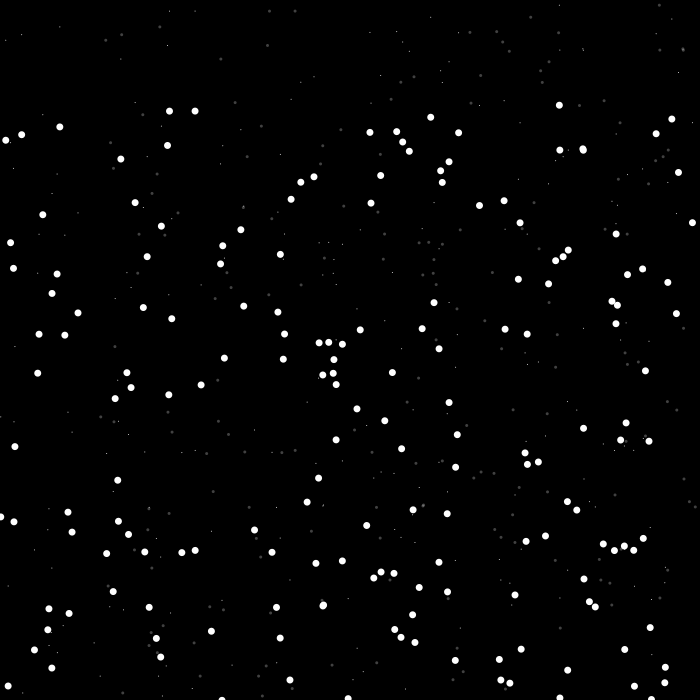
Frame 1 (no input)
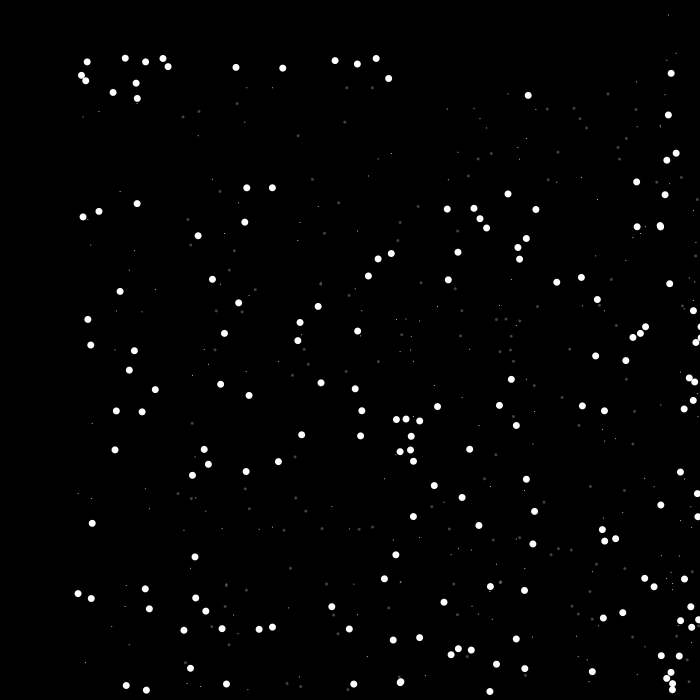
Frame 60 (the mouse pressed at the canvas centre just before this capture)
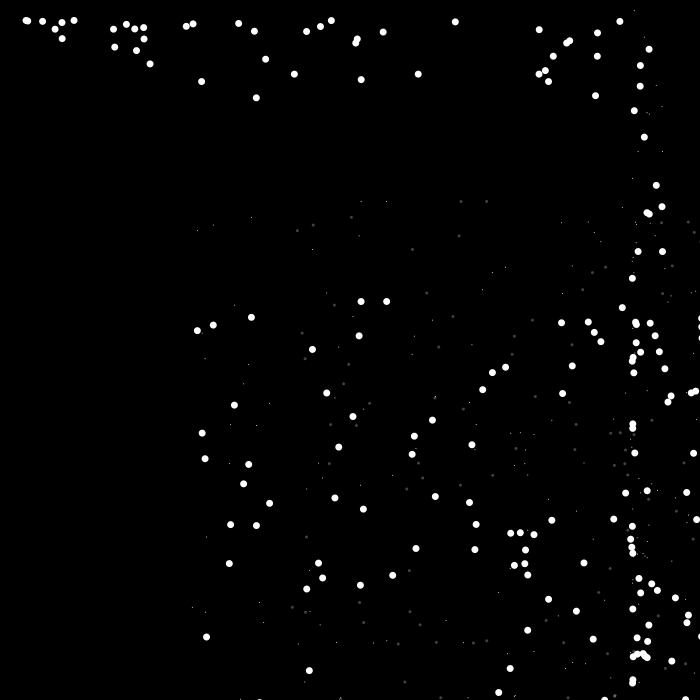
Frame 120 (the mouse held since frame 60 and released just before this capture)

The Processing sketch that drew these frames (run headless with seeded random() and noise(); from frame 60 on, the mouse is pressed at the canvas centre):

// Processing sketch: processing_42367
// ── processing_42367.pde




//moving balls with oop

int NUM_BALLS = 200;

//create an empty array called myBalls
//that can contain NUM_BALLS objects of the class Ball

Ball [] myBalls = new Ball [NUM_BALLS];


void setup ()
{
  size (700, 700);
  smooth ();
  noStroke ();
 
 //population
 for (int i = 0; i<NUM_BALLS; i++)
 {
   myBalls [i] = new Ball();
   
   myBalls [i]. posX = random (0, width);
   myBalls [i]. posY = random (0, height);
 }

}

void draw ()
{
  background (0);
  
for (int i = 0; i<NUM_BALLS; i++)
 {
   myBalls[i].update();
 }
}

class Ball
{
  //properties
  int myDiameter = 5;
float posX = 250;
float posY = 250;
float speedX = 1;
float gravity= 0.01;

//method
void update()
{
  fill (255);
    ellipse (posY, posX, 1, 1);
    
    fill (255, 255, 255);
ellipse (posY, posX+100, myDiameter+2, myDiameter+2);

    fill (255, 255, 255, 65);
ellipse (posY+ 100, posX, 3, 3);


  posX += speedX +0.01;
  posY += speedX +0.02;
speedX = speedX + gravity;
  
  if(posX > width)
  {
  posX = 0;
  speedX = speedX *-1;
}

if (posY > height)
{
  speedX = speedX * -0.9;
}
}
}
